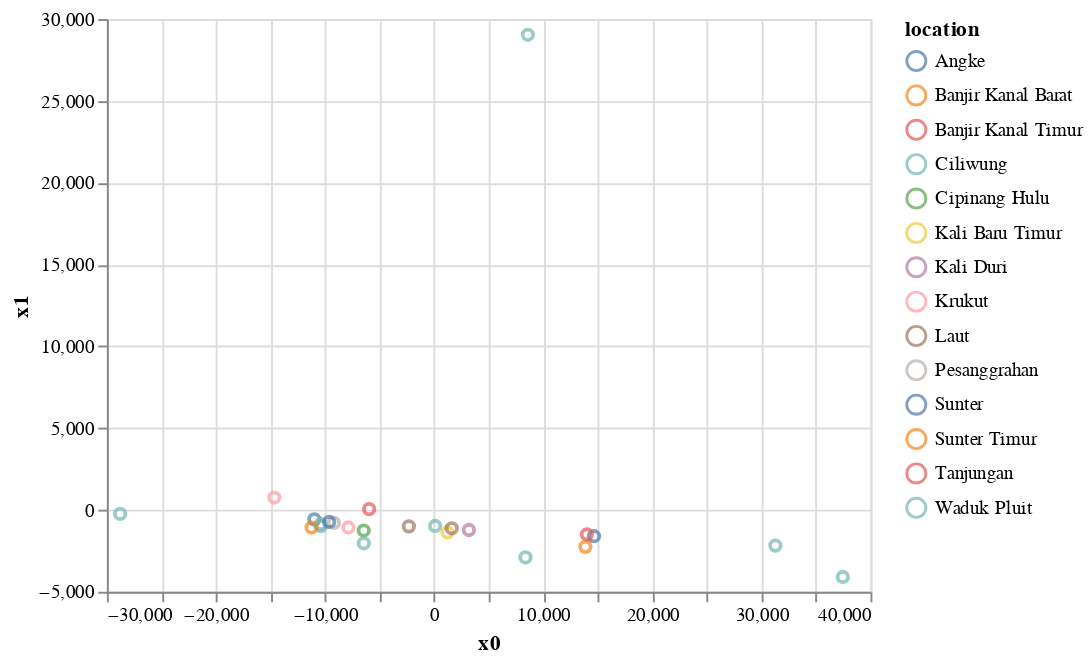

Notebook cell for this chart:
### Code cell
import altair as alt

alt.Chart(pd.DataFrame({
    'x0': X[:,0],
    'x1': X[:,1],
    'name': gates['name'],
    'location': gates['location']
})).mark_point().encode(
    x='x0',
    y='x1',
    color='location',
    tooltip='name'
).interactive()

### Figure 1 — Vega-Lite specification as saved in the notebook (floating-point values rounded to 4 significant figures)
{"$schema": "https://vega.github.io/schema/vega-lite/v2.4.3.json", "config": {"view": {"height": 300, "width": 400}}, "data": {"values": [{"location": "Ciliwung", "name": "P.A. Ancol Flusing", "x0": 88.91, "x1": -976.2}, {"location": "Kali Baru Timur", "name": "P.A. Hek", "x0": 1215.0, "x1": -1375.0}, {"location": "Ciliwung", "name": "P.A. Istiqlal", "x0": 8370.0, "x1": -2898.0}, {"location": "Ciliwung", "name": "P.A. Jembatan Merah", "x0": 8590.0, "x1": 29040.0}, {"location": "Banjir Kanal Barat", "name": "P.A. Karet", "x0": 13860.0, "x1": -2255.0}, {"location": "Laut", "name": "P.A. Marina Ancol", "x0": -2318.0, "x1": -1004.0}, {"location": "Waduk Pluit", "name": "P.A. Pluit", "x0": -28780.0, "x1": -240.6}, {"location": "Ciliwung", "name": "PA. Manggarai", "x0": 37460.0, "x1": -4093.0}, {"location": "Sunter", "name": "PA. Pulo Gadung", "x0": 14650.0, "x1": -1603.0}, {"location": "Angke", "name": "PS. Angke Hulu", "x0": -10980.0, "x1": -576.6}, {"location": "Ciliwung", "name": "PS. Cibogo", "x0": -10400.0, "x1": -991.2}, {"location": "Cipinang Hulu", "name": "PS. Cipinang Hulu", "x0": -6457.0, "x1": -1259.0}, {"location": "Ciliwung", "name": "PS. Depok", "x0": -6452.0, "x1": -2038.0}, {"location": "Ciliwung", "name": "PS. Katulampa (Hulu)", "x0": -10390.0, "x1": -858.2}, {"location": "Ciliwung", "name": "PS. Kp. Melayu", "x0": 31280.0, "x1": -2177.0}, {"location": "Krukut", "name": "PS. Krukut Hulu", "x0": -7864.0, "x1": -1069.0}, {"location": "Banjir Kanal Timur", "name": "PS. Marunda (Laut)", "x0": 14000.0, "x1": -1498.0}, {"location": "Pesanggrahan", "name": "PS. Pesanggrahan", "x0": -9193.0, "x1": -788.7}, {"location": "Sunter", "name": "PS. Sunter Hulu", "x0": -9623.0, "x1": -733.1}, {"location": "Krukut", "name": "Pompa Cideng", "x0": -14650.0, "x1": 761.1}, {"location": "Kali Duri", "name": "Pompa Kali Duri (Kalijodo)", "x0": 3182.0, "x1": -1223.0}, {"location": "Laut", "name": "Pompa Pasar Ikan", "x0": 1613.0, "x1": -1120.0}, {"location": "Tanjungan", "name": "Pompa Tanjungan", "x0": -5958.0, "x1": 51.7}, {"location": "Sunter Timur", "name": "Pompa Yos Sudarso 1", "x0": -11240.0, "x1": -1075.0}]}, "encoding": {"color": {"field": "location", "type": "nominal"}, "tooltip": {"field": "name", "type": "nominal"}, "x": {"field": "x0", "type": "quantitative"}, "y": {"field": "x1", "type": "quantitative"}}, "mark": "point", "selection": {"selector006": {"bind": "scales", "encodings": ["x", "y"], "mark": {"fill": "#333", "fillOpacity": 0.125, "stroke": "white"}, "on": "[mousedown, window:mouseup] > window:mousemove!", "resolve": "global", "translate": "[mousedown, window:mouseup] > window:mousemove!", "type": "interval", "zoom": "wheel!"}}}
